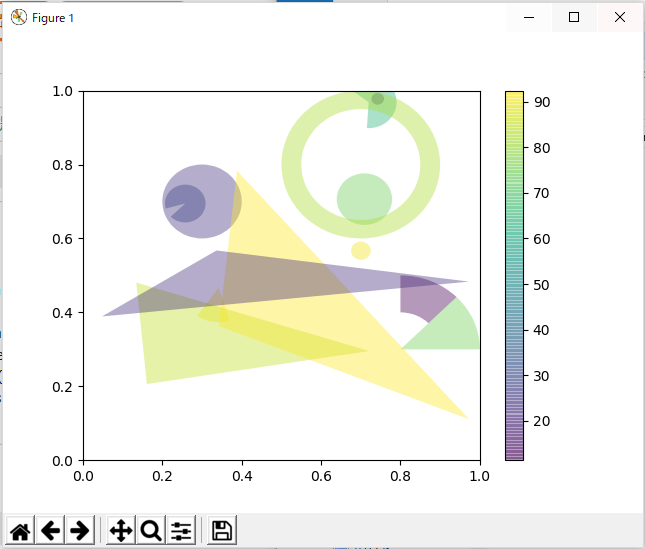

The script that drew this image:
import numpy as np
import matplotlib
from matplotlib.patches import Circle, Wedge, Polygon
from matplotlib.collections import PatchCollection
import matplotlib.pyplot as plt

# Fixing random state for reproducibility
np.random.seed(19680801)


fig, ax = plt.subplots()

resolution = 50  # the number of vertices
N = 3
x = np.random.rand(N)
y = np.random.rand(N)
radii = 0.1*np.random.rand(N)
patches = []
for x1, y1, r in zip(x, y, radii):
    circle = Circle((x1, y1), r)
    patches.append(circle)

x = np.random.rand(N)
y = np.random.rand(N)
radii = 0.1*np.random.rand(N)
theta1 = 360.0*np.random.rand(N)
theta2 = 360.0*np.random.rand(N)
for x1, y1, r, t1, t2 in zip(x, y, radii, theta1, theta2):
    wedge = Wedge((x1, y1), r, t1, t2)
    patches.append(wedge)

# Some limiting conditions on Wedge
patches += [
    Wedge((.3, .7), .1, 0, 300),             # Full circle
    Wedge((.7, .8), .2, 0, 300, width=0.05),  # Full ring
    Wedge((.8, .3), .2, 0, 40),              # Full sector
    Wedge((.8, .3), .2, 45, 90, width=0.10),  # Ring sector
]

for i in range(N):
    polygon = Polygon(np.random.rand(N, 2), True)
    patches.append(polygon)

colors = 100*np.random.rand(len(patches))
p = PatchCollection(patches, alpha=0.4)
p.set_array(np.array(colors))
ax.add_collection(p)
fig.colorbar(p, ax=ax)

plt.show()
